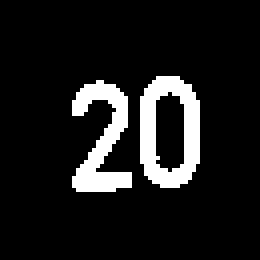
%> input picture 00/00002.ppm.bmp, 260 x 260 px
$ octave --eval "result = getFeatures(imread('00/00002.ppm.bmp'));"   (GNU Octave 9; MATLAB toolbox functions it lacks are replaced by stand-ins)
%> lines starting %> are read from the running program, lines starting %| are printed output that depends on the picture; in (x1, y1, x2, y2) boxes, pixels count from 0 and x2, y2 are one past the last pixel; in counts of white or black regions, pixels touching at a corner belong together; the program's own positions count from 1
%http://watermarkero.blogspot.mx/
%http://watermarkero.blogspot.mx/2015/03/reconocimiento-de-caracteres-usando.html
%Reconocimiento de caracteres usando Matlab

function [features] = getFeatures(imagen)
     % Valores por default
     features = zeros();
     img = double(imagen);
%> img: size 260x260 double; values 0 (black) and 1 (white), 10.8% white; 2 white regions
     cont = 1;

      [fil, col] = size(img);
%> fil = 260; col = 260
     midf = fil/2;
%> midf = 130
     x=0;
     for i=1 : col
        if(img(midf,i)) == 1
            x = x+1;
        end
     end
%> after the loop, x = 52
     features(cont,1) = x;
     cont = cont+1;
     midc = col/2;
%> midc = 130
     y=0;
     for i=1 : fil
        if(img(i,midc)) == 1
            y = y+1;
        end
     end
%> after the loop, y = 16
     features(cont,1) = y;
     cont = cont +1;


     prop = regionprops(img,'all');
%> prop = 1 region; box (x1, y1, x2, y2), Area, Centroid, MajorAxisLength, MinorAxisLength and Eccentricity: (72, 76, 200, 192) 7296 [138.8 136.1] 155.2 134.5 0.499

% [8 lines of commented-out code are left out]

     eccentricity = prop.Eccentricity;
%> eccentricity = 0.499
     features(cont,1) =eccentricity;
     cont = cont+1;

     equivDiameter = prop.EquivDiameter;
%> equivDiameter = 96.38
     features(cont,1) =equivDiameter;
     cont = cont+1;

     eulerNumber = prop.EulerNumber;
%> eulerNumber = 1
    features(cont,1) = eulerNumber;
     cont = cont+1;

% [7 lines of commented-out code are left out]

     filledArea = prop.FilledArea;
%> filledArea = 9248
     features(cont,1) =filledArea;
     cont = cont+1;

% [7 lines of commented-out code are left out]

     majorAxisLength = prop.MajorAxisLength;
%> majorAxisLength = 155.2
     features(cont,1) = majorAxisLength;
     cont = cont+1;

% [7 lines of commented-out code are left out]

     minorAxisLength = prop.MinorAxisLength;
%> minorAxisLength = 134.5
     features(cont,1) = minorAxisLength;
     cont = cont+1;

     orientation = prop.Orientation;
%> orientation = 25.84
     features(cont,1) =orientation;
     cont = cont+1;

     perimeter = prop.Perimeter;
%> perimeter = 483.4
    features(cont,1) = perimeter;
     cont = cont+1;

% [25 lines of commented-out code are left out]
     [nFilas, nCols] = size(img);
%> nFilas = 260; nCols = 260
    center = [ceil(nFilas/2), ceil(nCols/2)];
%> center = [130 130]

    shrink = bwmorph(img,'shrink',Inf);
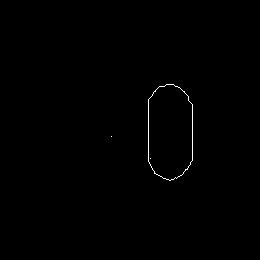
%> shrink: size 260x260 logical; 0.34% white in thin lines or dots, all inside (x1, y1, x2, y2) = (111, 84, 193, 181)
    spur = bwmorph(shrink,'spur',Inf);
%
%
    % raz髇 nFilas/nCols
    features(cont,1) =nFilas/nCols;
    cont = cont + 1;

    % razon de area - imagen
    features(cont,1) = sum(sum(spur))/nFilas*nCols;
    cont = cont + 1;

    % centroide X, centroide Y
    [y, x] = find( spur );
%> y = 228 values from 85 to 181; x = 228 values from 112 to 193
    centroid = [mean(x) mean(y)];
%> centroid = [170.2 133]
   features(cont,1) = centroid(1);
    cont = cont + 1;
    features(cont,1) =centroid(2);
    cont = cont + 1;

    % distancia del centro al centroide
    features(cont,1) = sqrt( ...
        (center(1,1) - centroid(1))^2 + ...
        (center(1,2) - centroid(2))^2);
    cont = cont + 1;
%
%     %  numero de euler: e=#deObjetos - #deAgujerosEnLosObjetos
%     feature_euler  = regionprops(spur, 'EulerNumber');
%     features(cont) = feature_euler(1).EulerNumber;
%     cont = cont + 1;
%
%     % orientaci髇 de la imagen  (in degrees ranging from -90 to 90 degrees)
%     feature_orientation  = regionprops(spur, 'Orientation');
%     features(cont) = feature_orientation(1).Orientation;
%     cont = cont + 1;
%
    % STD X,STD Y
   features(cont,1) = mean(std(spur));
    cont = cont + 1;
    features(cont,1) = mean(std(spur'));
    cont = cont + 1;
%
    % procesar por bloque
    nBlocks = 5;
    sizeBlockFila = nFilas/nBlocks;
%> sizeBlockFila = 52
    sizeBlockCol = nCols/nBlocks;
%> sizeBlockCol = 52
    filasProcesadas = 0;
    for f = 1:sizeBlockFila+1:nFilas
        colsProcesadas = 0;
        for c = 1:sizeBlockCol+1:nCols
            finFila = round(f + sizeBlockFila -1);
            finCol = round(c + sizeBlockCol - 1);
            if finFila>nFilas
                finFila = nFilas;
            end
            if finCol>nCols
                finCol = nCols;
            end
            imgBlock = spur(round(f):finFila,round(c):finCol);
            [m,n] = size(imgBlock);
            %atributo razon caracter - bloque
            features(cont,1) = sum(sum(imgBlock))/(m*n);
            cont = cont + 1;
            colsProcesadas = colsProcesadas +1;
        end
        %asegurar que las cols procesadas sean nBloques
        for i = colsProcesadas:(nBlocks-1)
            features(cont,1) = 0;
            cont = cont + 1;
        end
        filasProcesadas = filasProcesadas +1;
    end
%> after the loop, cont = 43; features = 42 values, max 9248 at index 6, min 0 at index 18, mean 256.8
    %asegurar que las cols procesadas sean nBloques
    for i = filasProcesadas:(nBlocks-1)
       features(cont,1) = 0;
        cont = cont + 1;
    end
%> this loop made 0 passes

    % numero de huecos
    filled = imfill(img, 'holes');
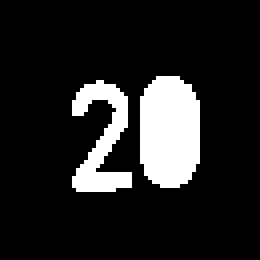
%> filled: size 260x260 double; values 0 (black) and 1 (white), 13.7% white; 2 white regions, box (x1, y1, x2, y2) and area: (140, 76, 200, 188) 5872, (72, 80, 132, 192) 3376
    holes = filled & ~img;
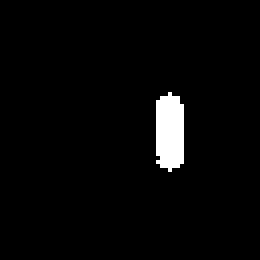
%> holes: size 260x260 logical; 2.9% white; 1 white region, box (x1, y1, x2, y2) and area: (156, 92, 184, 172) 1952
    bigholes = bwareaopen(holes, 200);
    stats = regionprops(bigholes, 'Area');
%> stats = 1 region; Area: 1952
    nHoles = length(find([stats.Area]>10));
%> nHoles = 1
    features(cont,1) =nHoles;
    cont = cont + 1;
%> cont = 44


    % numero de end points
        endPoints = bwmorph(spur,'endpoints');
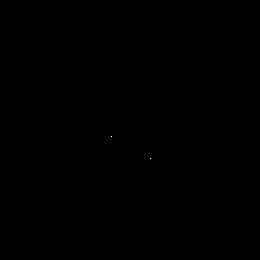
%> endPoints: size 260x260 logical; 0% white in thin lines or dots, all inside (x1, y1, x2, y2) = (111, 136, 151, 159)
        branchpoints = bwmorph(spur,'branchpoints');
%> branchpoints: size 260x260 logical; every value is 0
        se = strel('disk',round(nFilas/12));
%> se = {Dimensionality 2}
        endPoints_dilated = imdilate(endPoints,se);
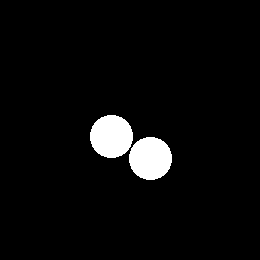
%> endPoints_dilated: size 260x260 logical; 4.3% white; 2 white regions, box (x1, y1, x2, y2) and area: (90, 115, 133, 158) 1457, (129, 137, 172, 180) 1457
        branchpoints_dilated = imdilate(branchpoints,se);
        stats = regionprops(endPoints_dilated, 'Area');
%> stats = 2 regions; Area: 1457, 1457
        nEndPoints = length(find([stats.Area]>10));
%> nEndPoints = 2

        features(cont,1) = nEndPoints;
        cont = cont + 1;
%> cont = 45

     % numero de branch points
        stats = regionprops(branchpoints_dilated, 'Area');
%> stats = 0 regions
        nBranchPoints = length(find([stats.Area]>10));
%> nBranchPoints = 0
        features(cont,1) =nBranchPoints;

    features = features;
%> features = 45 values, max 9248 at index 6, min 0 at index 18, mean 239.7
%> `result = getFeatures(imread('00/00002.ppm.bmp'));`: result has the same summary as features in getFeatures
end
